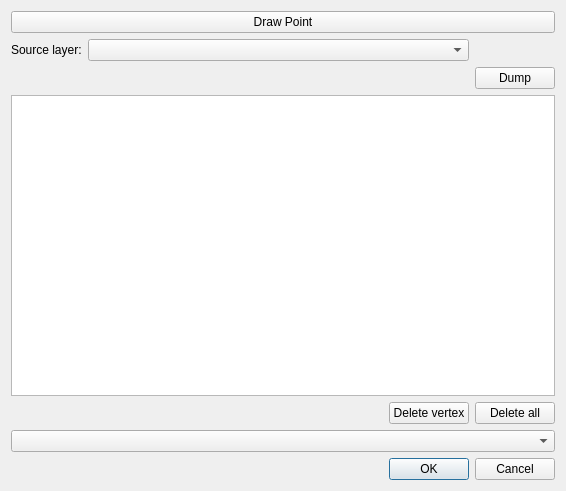
<?xml version="1.0" encoding="UTF-8"?>
<ui version="4.0">
 <class>Tachy2GisDialogBase</class>
 <widget class="QDialog" name="Tachy2GisDialogBase">
  <property name="geometry">
   <rect>
    <x>0</x>
    <y>0</y>
    <width>566</width>
    <height>491</height>
   </rect>
  </property>
  <property name="windowTitle">
   <string>Tachy2GIS</string>
  </property>
  <layout class="QGridLayout" name="gridLayout">
   <item row="5" column="0">
    <layout class="QHBoxLayout" name="horizontalLayout">
     <item>
      <layout class="QGridLayout" name="gridLayout_2" rowstretch="0,0,0,0" columnstretch="0,1,0">
       <item row="0" column="0">
        <widget class="QLabel" name="label_3">
         <property name="text">
          <string>Source layer:</string>
         </property>
        </widget>
       </item>
       <item row="3" column="2">
        <widget class="QPushButton" name="dumpButton">
         <property name="maximumSize">
          <size>
           <width>80</width>
           <height>16777215</height>
          </size>
         </property>
         <property name="text">
          <string>Dump</string>
         </property>
        </widget>
       </item>
       <item row="0" column="1">
        <widget class="QgsMapLayerComboBox" name="sourceLayerComboBox"/>
       </item>
      </layout>
     </item>
    </layout>
   </item>
   <item row="9" column="0">
    <widget class="QDialogButtonBox" name="button_box">
     <property name="orientation">
      <enum>Qt::Horizontal</enum>
     </property>
     <property name="standardButtons">
      <set>QDialogButtonBox::Cancel|QDialogButtonBox::Ok</set>
     </property>
    </widget>
   </item>
   <item row="0" column="0">
    <widget class="QPushButton" name="pushButton">
     <property name="text">
      <string>Draw Point</string>
     </property>
    </widget>
   </item>
   <item row="6" column="0">
    <widget class="QTableView" name="vertexTableView">
     <property name="selectionMode">
      <enum>QAbstractItemView::SingleSelection</enum>
     </property>
     <property name="selectionBehavior">
      <enum>QAbstractItemView::SelectRows</enum>
     </property>
    </widget>
   </item>
   <item row="7" column="0">
    <layout class="QHBoxLayout" name="horizontalLayout_2">
     <item>
      <spacer name="horizontalSpacer">
       <property name="orientation">
        <enum>Qt::Horizontal</enum>
       </property>
       <property name="sizeHint" stdset="0">
        <size>
         <width>40</width>
         <height>20</height>
        </size>
       </property>
      </spacer>
     </item>
     <item>
      <widget class="QPushButton" name="deleteVertexButton">
       <property name="text">
        <string>Delete vertex</string>
       </property>
      </widget>
     </item>
     <item>
      <widget class="QPushButton" name="deleteAllButton">
       <property name="text">
        <string>Delete all</string>
       </property>
      </widget>
     </item>
    </layout>
   </item>
   <item row="8" column="0">
    <widget class="QgsFieldComboBox" name="mFieldComboBox"/>
   </item>
  </layout>
 </widget>
 <customwidgets>
  <customwidget>
   <class>QgsFieldComboBox</class>
   <extends>QComboBox</extends>
   <header>qgsfieldcombobox.h</header>
  </customwidget>
  <customwidget>
   <class>QgsMapLayerComboBox</class>
   <extends>QComboBox</extends>
   <header>qgsmaplayercombobox.h</header>
  </customwidget>
 </customwidgets>
 <resources/>
 <connections>
  <connection>
   <sender>button_box</sender>
   <signal>accepted()</signal>
   <receiver>Tachy2GisDialogBase</receiver>
   <slot>accept()</slot>
   <hints>
    <hint type="sourcelabel">
     <x>20</x>
     <y>20</y>
    </hint>
    <hint type="destinationlabel">
     <x>20</x>
     <y>20</y>
    </hint>
   </hints>
  </connection>
  <connection>
   <sender>button_box</sender>
   <signal>rejected()</signal>
   <receiver>Tachy2GisDialogBase</receiver>
   <slot>reject()</slot>
   <hints>
    <hint type="sourcelabel">
     <x>20</x>
     <y>20</y>
    </hint>
    <hint type="destinationlabel">
     <x>20</x>
     <y>20</y>
    </hint>
   </hints>
  </connection>
 </connections>
</ui>
